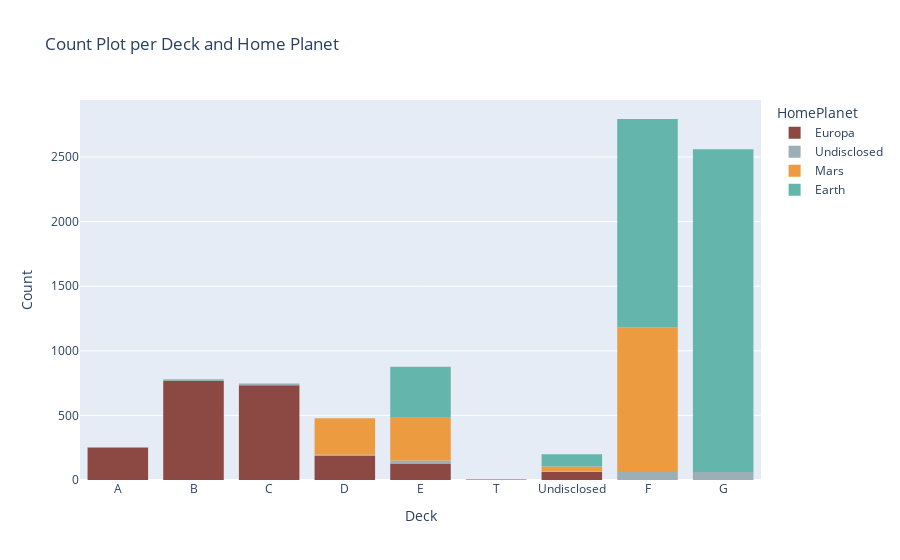

Source (notebook cell):
### Code cell
viz.viz5(df_viz)

### Figure 1 — Plotly figure (JSON) as saved in the notebook; plotly's stock layout.template omitted (floating-point values rounded to 4 significant figures; data arrays with more than 128 entries replaced by an {"elided": "..."} marker saying what was removed)
{"data": [{"alignmentgroup": "True", "bingroup": "x", "hovertemplate": "HomePlanet=Europa<br>Deck=%{x}<br>count=%{y}<extra></extra>", "legendgroup": "Europa", "marker": {"color": "#8C4843", "pattern": {"shape": ""}}, "name": "Europa", "offsetgroup": "Europa", "orientation": "v", "showlegend": true, "type": "histogram", "x": {"elided": "2131 str values"}, "xaxis": "x", "yaxis": "y"}, {"alignmentgroup": "True", "bingroup": "x", "hovertemplate": "HomePlanet=Undisclosed<br>Deck=%{x}<br>count=%{y}<extra></extra>", "legendgroup": "Undisclosed", "marker": {"color": "#9CAFB7", "pattern": {"shape": ""}}, "name": "Undisclosed", "offsetgroup": "Undisclosed", "orientation": "v", "showlegend": true, "type": "histogram", "x": {"elided": "201 str values"}, "xaxis": "x", "yaxis": "y"}, {"alignmentgroup": "True", "bingroup": "x", "hovertemplate": "HomePlanet=Mars<br>Deck=%{x}<br>count=%{y}<extra></extra>", "legendgroup": "Mars", "marker": {"color": "#ED9B40", "pattern": {"shape": ""}}, "name": "Mars", "offsetgroup": "Mars", "orientation": "v", "showlegend": true, "type": "histogram", "x": {"elided": "1759 str values"}, "xaxis": "x", "yaxis": "y"}, {"alignmentgroup": "True", "bingroup": "x", "hovertemplate": "HomePlanet=Earth<br>Deck=%{x}<br>count=%{y}<extra></extra>", "legendgroup": "Earth", "marker": {"color": "#64B6AC", "pattern": {"shape": ""}}, "name": "Earth", "offsetgroup": "Earth", "orientation": "v", "showlegend": true, "type": "histogram", "x": {"elided": "4602 str values"}, "xaxis": "x", "yaxis": "y"}], "layout": {"barmode": "relative", "legend": {"title": {"text": "HomePlanet"}, "tracegroupgap": 0}, "title": {"text": "Count Plot per Deck and Home Planet"}, "xaxis": {"anchor": "y", "domain": [0, 1], "title": {"text": "Deck"}}, "yaxis": {"anchor": "x", "domain": [0, 1], "title": {"text": "Count"}}}}
